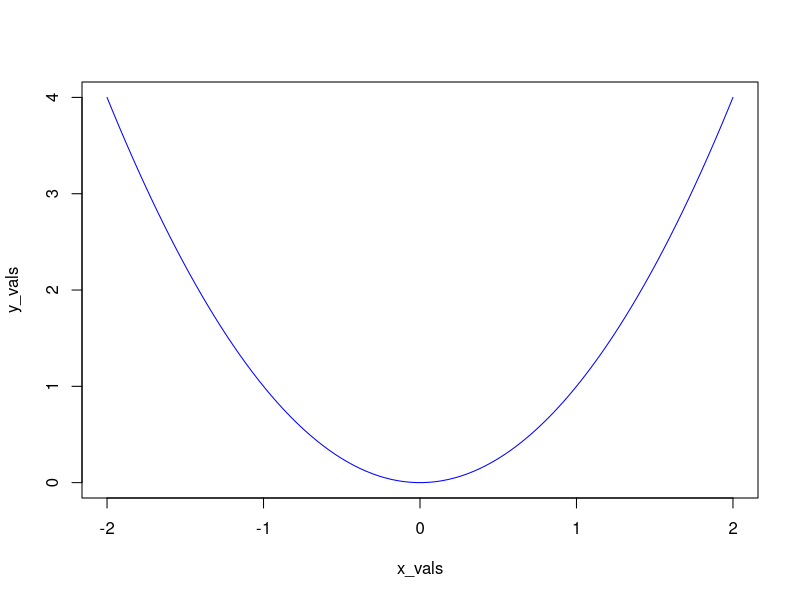

Here is the R script that generated this plot: (Note: this script raises an error after producing the figure.)
# Define the function (example: f(x) = x^2)
f <- function(x) x^2

# Define the x-axis range for the area of interest
x_vals <- seq(from = -2, to = 2, length = 100)

# Calculate y-axis values for the curve
y_vals <- f(x_vals)

# Calculate y-axis at x=0 (for polygon closure)
y_at_zero <- f(0)

# Combine x and y values for the polygon
polygon_points <- c(x_vals, rev(x_vals), rep(0, length(x_vals)), y_at_zero)

# Plot the curve and shaded area
plot(x_vals, y_vals, type = "l", col = "blue")  # Line for the curve
polygon(polygon_points, col = "lightblue", lwd = 2)  # Shaded area

# Add labels and title (optional)
xlabel("x-axis")
ylabel("y-axis")
title("Area under the Curve (f(x) = x^2)")

